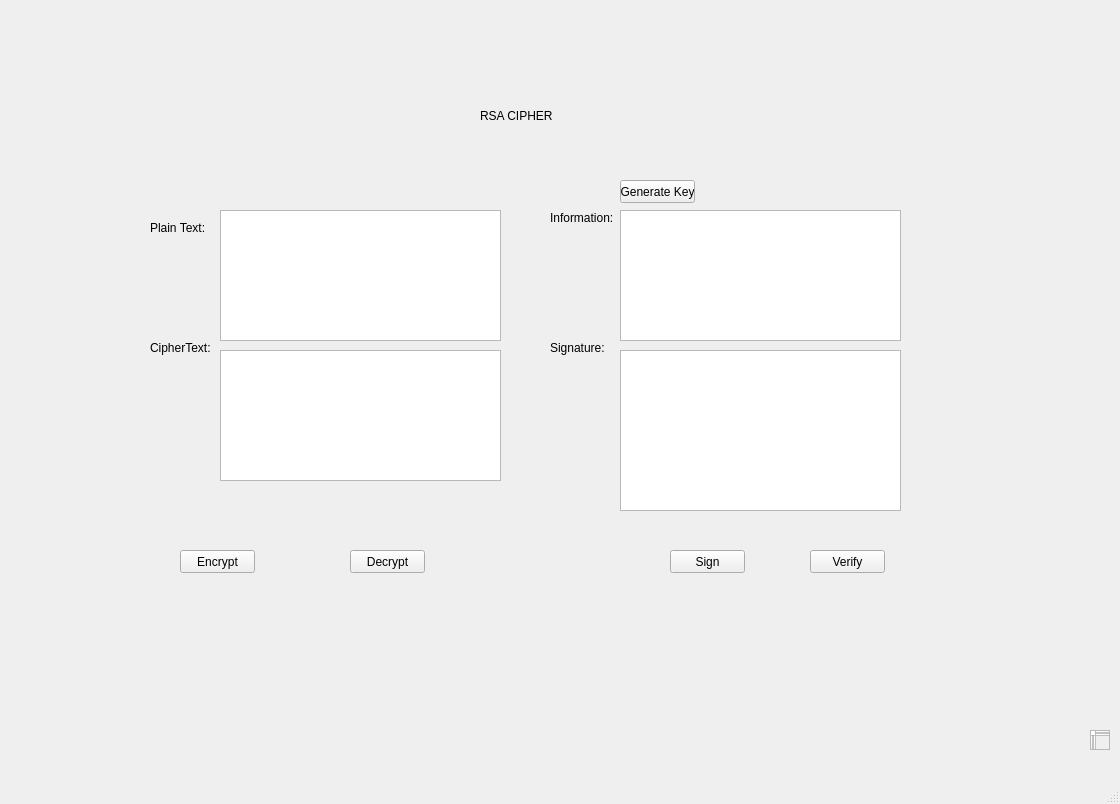
<?xml version="1.0" encoding="UTF-8"?>
<ui version="4.0">
 <class>MainWindow</class>
 <widget class="QMainWindow" name="MainWindow">
  <property name="geometry">
   <rect>
    <x>0</x>
    <y>0</y>
    <width>1120</width>
    <height>804</height>
   </rect>
  </property>
  <property name="windowTitle">
   <string>MainWindow</string>
  </property>
  <widget class="QWidget" name="centralwidget">
   <widget class="QPushButton" name="btn_encrypt">
    <property name="geometry">
     <rect>
      <x>180</x>
      <y>550</y>
      <width>75</width>
      <height>23</height>
     </rect>
    </property>
    <property name="text">
     <string>Encrypt</string>
    </property>
   </widget>
   <widget class="QLabel" name="label">
    <property name="geometry">
     <rect>
      <x>480</x>
      <y>50</y>
      <width>241</width>
      <height>131</height>
     </rect>
    </property>
    <property name="midLineWidth">
     <number>0</number>
    </property>
    <property name="text">
     <string>RSA CIPHER</string>
    </property>
    <property name="textFormat">
     <enum>Qt::AutoText</enum>
    </property>
   </widget>
   <widget class="QPushButton" name="btn_gen_keys">
    <property name="geometry">
     <rect>
      <x>620</x>
      <y>180</y>
      <width>75</width>
      <height>23</height>
     </rect>
    </property>
    <property name="text">
     <string>Generate Key</string>
    </property>
   </widget>
   <widget class="QPushButton" name="btn_sign">
    <property name="geometry">
     <rect>
      <x>670</x>
      <y>550</y>
      <width>75</width>
      <height>23</height>
     </rect>
    </property>
    <property name="text">
     <string>Sign</string>
    </property>
   </widget>
   <widget class="QPushButton" name="btn_decrypt">
    <property name="geometry">
     <rect>
      <x>350</x>
      <y>550</y>
      <width>75</width>
      <height>23</height>
     </rect>
    </property>
    <property name="text">
     <string>Decrypt</string>
    </property>
   </widget>
   <widget class="QPushButton" name="btn_verify">
    <property name="geometry">
     <rect>
      <x>810</x>
      <y>550</y>
      <width>75</width>
      <height>23</height>
     </rect>
    </property>
    <property name="text">
     <string>Verify</string>
    </property>
   </widget>
   <widget class="QLabel" name="label_2">
    <property name="geometry">
     <rect>
      <x>150</x>
      <y>220</y>
      <width>61</width>
      <height>16</height>
     </rect>
    </property>
    <property name="text">
     <string>Plain Text:</string>
    </property>
   </widget>
   <widget class="QLabel" name="label_3">
    <property name="geometry">
     <rect>
      <x>150</x>
      <y>340</y>
      <width>61</width>
      <height>16</height>
     </rect>
    </property>
    <property name="text">
     <string>CipherText:</string>
    </property>
   </widget>
   <widget class="QLabel" name="label_4">
    <property name="geometry">
     <rect>
      <x>550</x>
      <y>210</y>
      <width>71</width>
      <height>16</height>
     </rect>
    </property>
    <property name="text">
     <string>Information:</string>
    </property>
   </widget>
   <widget class="QLabel" name="label_5">
    <property name="geometry">
     <rect>
      <x>550</x>
      <y>340</y>
      <width>61</width>
      <height>16</height>
     </rect>
    </property>
    <property name="text">
     <string>Signature:</string>
    </property>
   </widget>
   <widget class="QPlainTextEdit" name="txt_plain_text">
    <property name="geometry">
     <rect>
      <x>220</x>
      <y>210</y>
      <width>281</width>
      <height>131</height>
     </rect>
    </property>
   </widget>
   <widget class="QPlainTextEdit" name="txt_info">
    <property name="geometry">
     <rect>
      <x>620</x>
      <y>210</y>
      <width>281</width>
      <height>131</height>
     </rect>
    </property>
   </widget>
   <widget class="QPlainTextEdit" name="txt_cipher_text">
    <property name="geometry">
     <rect>
      <x>220</x>
      <y>350</y>
      <width>281</width>
      <height>131</height>
     </rect>
    </property>
   </widget>
   <widget class="QPlainTextEdit" name="txt_sign">
    <property name="geometry">
     <rect>
      <x>620</x>
      <y>350</y>
      <width>281</width>
      <height>161</height>
     </rect>
    </property>
   </widget>
   <widget class="QPlainTextEdit" name="txt_cipher_text_2">
    <property name="geometry">
     <rect>
      <x>1090</x>
      <y>730</y>
      <width>20</width>
      <height>20</height>
     </rect>
    </property>
   </widget>
  </widget>
  <widget class="QMenuBar" name="menubar">
   <property name="geometry">
    <rect>
     <x>0</x>
     <y>0</y>
     <width>1120</width>
     <height>21</height>
    </rect>
   </property>
  </widget>
  <widget class="QStatusBar" name="statusbar"/>
 </widget>
 <resources/>
 <connections/>
</ui>
